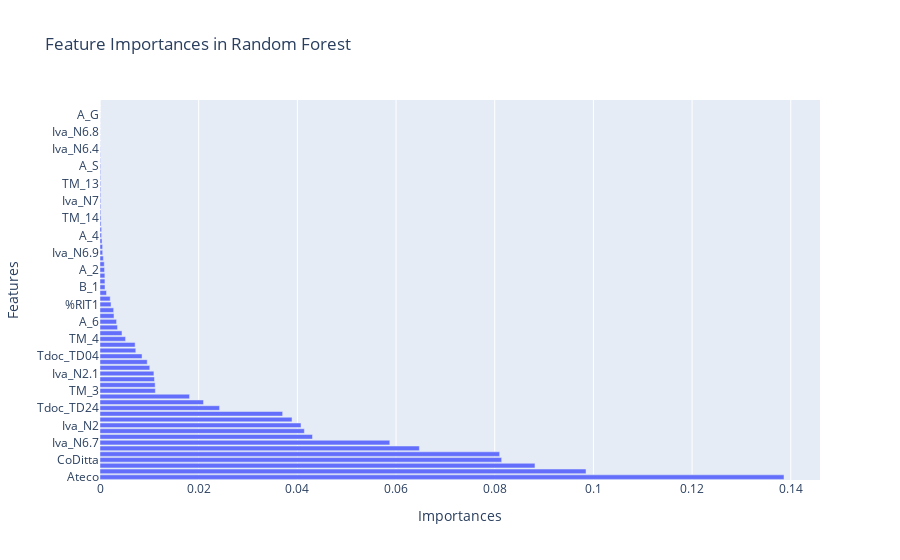

Here is the notebook cell this chart was saved with:
### Code cell
importances_numbers = plot_feature_importance(model_rf)
importances_numbers

### Figure 1 — Plotly figure (JSON) as saved in the notebook; plotly's stock layout.template omitted (floating-point values rounded to 4 significant figures)
{"data": [{"alignmentgroup": "True", "hovertemplate": "Importances=%{x}<br>Features=%{y}<extra></extra>", "legendgroup": "", "marker": {"color": "#636efa", "pattern": {"shape": ""}}, "name": "", "offsetgroup": "", "orientation": "h", "showlegend": false, "textposition": "auto", "type": "bar", "x": [0.1386, 0.0985, 0.08816, 0.0814, 0.081, 0.06473, 0.05873, 0.04307, 0.04142, 0.04074, 0.03892, 0.03702, 0.02424, 0.02098, 0.01815, 0.01122, 0.01118, 0.01104, 0.01092, 0.01009, 0.009569, 0.008522, 0.007253, 0.007119, 0.005182, 0.004456, 0.003552, 0.003359, 0.002835, 0.002768, 0.00224, 0.002067, 0.001322, 0.001018, 0.001002, 0.0009872, 0.0009235, 0.0008605, 0.0006829, 0.0005475, 0.0005284, 0.0004139, 0.0003245, 0.0003241, 0.0002257, 0.0002072, 0.000161, 0.000158, 0.0001511, 0.0001511, 0.0001478, 0.0001446, 0.0001264, 0.0001241, 0.0001227, 7.854e-05, 6.838e-05, 4.601e-05, 2.546e-05, 2.114e-05, 1.872e-05, 1.483e-05, 1.411e-05, 2.286e-06, 3.075e-07, 0], "xaxis": "x", "y": ["Ateco", "Iva_N3.5", "Conto", "CoDitta", "ContoStd", "Importo", "Iva_N6.7", "Caus", "Iva_N2.2", "Iva_N2", "TIva", "Iva_N4", "Tdoc_TD24", "Iva_N3.2", "Iva_N3.1", "TM_3", "Iva_N6.1", "A_5", "Iva_N2.1", "TM_7", "A_7", "Tdoc_TD04", "Iva_N5", "Iva_N6.3", "TM_4", "Iva_N3.4", "Iva_N6.5", "A_6", "TM_8", "Iva_N3.3", "%RIT1", "TM_18", "Tdoc_TD06", "B_1", "Iva_N3", "Iva_N6.6", "A_2", "TM_20", "Tdoc_TD02", "Iva_N6.9", "Iva_N6", "A_3", "A_4", "TM_16", "A_O", "TM_14", "Tdoc_TD05", "Iva_N6.2", "Iva_N7", "Iva_N3.6", "TM_15", "TM_13", "A_A", "Tdoc_TD27", "A_S", "TM_19", "Tdoc_TD17", "Iva_N6.4", "A_E", "%RIT2", "Iva_N6.8", "Tdoc_TD25", "Tdoc_TD26", "A_G", "Tdoc_TD03", "A_N"], "yaxis": "y"}], "layout": {"barmode": "relative", "legend": {"tracegroupgap": 0}, "title": {"text": "Feature Importances in Random Forest"}, "xaxis": {"anchor": "y", "domain": [0, 1], "title": {"text": "Importances"}}, "yaxis": {"anchor": "x", "domain": [0, 1], "title": {"text": "Features"}}}}
